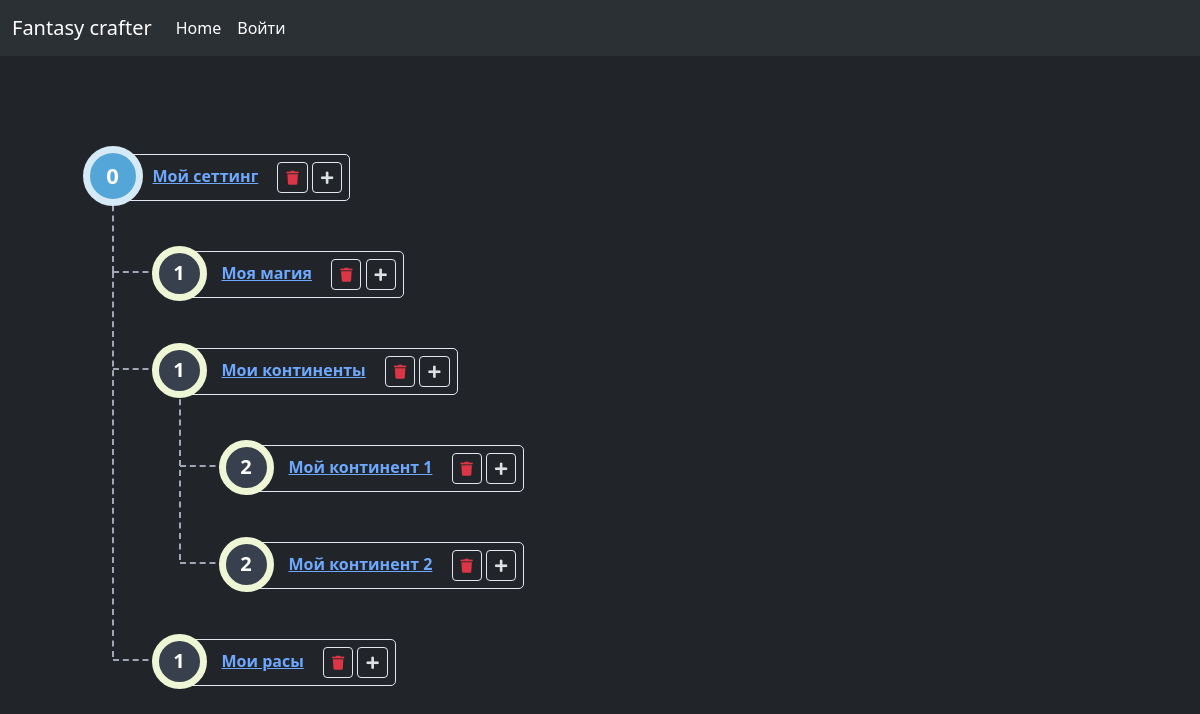
Page /show_tree/1 on the committed database.
### node_manager/models.py (models this page shows)
class Nodes(models.Model):
    name = models.CharField(max_length=200)
    access_mode = models.ForeignKey(AccessModes, null=False, blank=False, on_delete=models.DO_NOTHING)
    owner = models.ForeignKey(User, null=False, blank=False, on_delete=models.DO_NOTHING, related_name='node_owner') # TODO: make "if owner changes" logic
    creator = models.ForeignKey(User, null=False, blank=False, on_delete=models.DO_NOTHING, related_name='node_creator') # TODO: make "if creator deleted" logic
    parent = models.ForeignKey('self', null=True, blank=True, on_delete=models.SET_NULL)
    level = models.IntegerField(default=0, null=False, blank=False)
    root_parent = models.ForeignKey('self', null=True, blank=True, on_delete=models.DO_NOTHING, related_name='root')
    class Meta:
        unique_together= (('name', 'creator'))

### node_manager/views.py (the view)
# urls.py: path('show_tree/<int:pk>', views.show_node_tree, name='show_node_tree'),
def show_node_tree(request, pk):
    nodes = Nodes.objects.filter(root_parent=pk)
    max_level = 0
    for node in nodes:
        if node.level > max_level:
            max_level = node.level
    return render(request, "show_node_tree.html", {"nodes": nodes, "max_level": max_level})

### node_manager/templates/show_node_tree.html (shortened to what this page needs)
{% extends 'base_layout_show_tree.html' %}
{% block content %}
<div class="container my-5">
    <div class="treeview js-treeview">
        <ul>
            {% for node in nodes %}
            <li class="node_tree_single_item" id="{{ node.id }}" parent="{{ node.parent.id }}">
                <div class="treeview__level" data-level="{{ node.level }}">
                    <a class="level-title" href="{% url 'node_manager:show_node' node.id %}">{{node.name}}</a>
                    <div class="treeview__level-btns">
                        <a class="btn btn-default btn-sm level-remove" href="{% url 'node_manager:delete_node' node.id %}"><span class="fa fa-trash text-danger"></span>
                        </a>
                        <a class="btn btn-default btn-sm level-add"><span class="fa fa-plus"></span></a>
                    </div>
                </div>
                <ul>
                </ul>
            </li>
            {% endfor %}
        </ul>
    </div>
</div>
{% endblock %}

### static/tree_style.css (style rules this page uses)
body { margin-bottom: 6em; }
.treeview .btn-default { border-color: #e3e5ef; }
.treeview ul { list-style: none; padding-left: 32px; }
.treeview ul li { padding: 50px 0px 0px 35px; position: relative; }
.treeview ul li:before { content: ""; position: absolute; top: -26px; left: -31px; border-left: 2px dashed #a2a5b5; width: 1px; height: 100%; }
.treeview ul li:after { content: ""; position: absolute; border-top: 2px dashed #a2a5b5; top: 70px; left: -30px; width: 65px; }
.treeview ul li:last-child:before { top: -22px; height: 90px; }
.treeview > ul > li:after, .treeview > ul > li:last-child:before { content: unset; }
.treeview > ul > li:before { top: 90px; left: 36px; }
.treeview > ul > li > .treeview__level:before { height: 60px; width: 60px; top: -9.5px; background-color: #54a6d9; border: 7.5px solid #d5e9f6; font-size: 22px; }
.treeview > ul > li > ul { padding-left: 34px; }
.treeview__level { padding: 7px; padding-left: 42.5px; display: inline-block; border-radius: 5px; font-weight: 700; border: 1px solid #e3e5ef; position: relative; z-index: 1; }
.treeview__level:before { content: attr(data-level); position: absolute; left: -27.5px; top: -6.5px; display: flex; align-items: center; justify-content: center; height: 55px; width: 55px; border-radius: 50%; border: 7.5px solid #eef6d5; background-color: #37404c; color: #fff; font-size: 20px; }
.treeview__level-btns { margin-left: 15px; display: inline-block; position: relative; }
.treeview .level-title { cursor: pointer; -webkit-user-select: none; -moz-user-select: none; user-select: none; }

### rows in the picture
Nodes: name "Мой сеттинг"
Nodes: name "Моя магия"
Nodes: name "Мои континенты"
Nodes: name "Мой континент 1"
Nodes: name "Мой континент 2"
Nodes: name "Мои расы"
